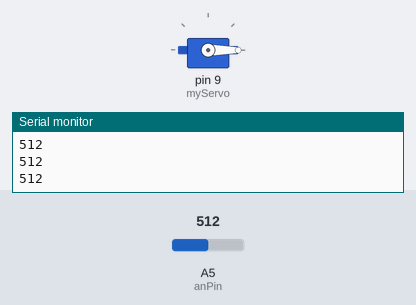
This sketch was run on a simulated Arduino Uno, built with avr-gcc and run on an emulated ATmega328P. On the bench: servo, the last lines printed to the serial monitor. The test bench sets the inputs (shaded band); at power-on: A5 (anPin) = 512.

Above: at 1.2 s.
1.3 s: A5 (anPin) set to 794
2.8 s: A5 (anPin) set to 809
At 3.87 s:
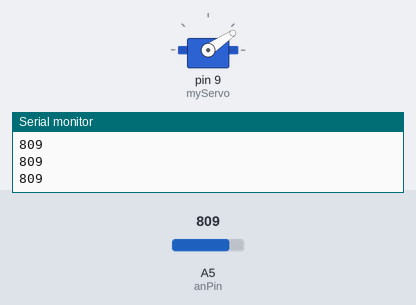
5.8 s: A5 (anPin) set to 790
At 6.9 s:
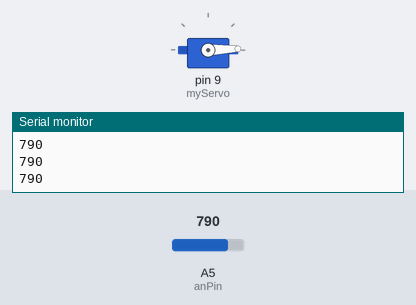
Timing chart, 0 to 8.8 s (numbered marks = the images above; inputs shaded):
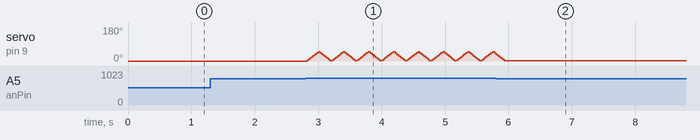

The sketch:

dino_game_hack.ino
```cpp
#include <Servo.h>

Servo myServo;
int ldrPin = 6;
int anPin = 5;

void setup() {
  Serial.begin(9600);
  myServo.attach(9);
  //pinMode(ldrPin, INPUT);
  pinMode(anPin, INPUT);
  myServo.write(0); // Set initial position
}

void loop() {
  // Corrected the syntax error and extra argument here
  //digread = digitalRead(ldrPin);
  int anread = analogRead(anPin);
  Serial.println(anread);
  if (anread > 800) {
    for (int pos = 0; pos <= 50; pos += 4) {
      myServo.write(pos);
      delay(15);
    }
    for (int pos = 50; pos >= 0; pos -= 4) {
      myServo.write(pos);
      delay(15);
    }
  }
}
```

Measured:
- the behaviour switches between 800 and 801 on A5 (anPin) (found by bisection; images 0 and 1)
- after the input at 2.8 s, servo on pin 9 (myServo): 0° → 4° at once, then repeats every 0.39 s: 12° 0.03 s, 20° 0.03 s, 28° 0.03 s, 36° 0.03 s, 44° 0.03 s, 50° 0.03 s, 42° 0.03 s, 34° 0.03 s, 26° 0.03 s, 18° 0.03 s, 10° 0.03 s, 2° 0.03 s, 4° 0.03 s
- after the input at 5.8 s, servo on pin 9 (myServo): goes on until 5.9 s, then stays 2°
